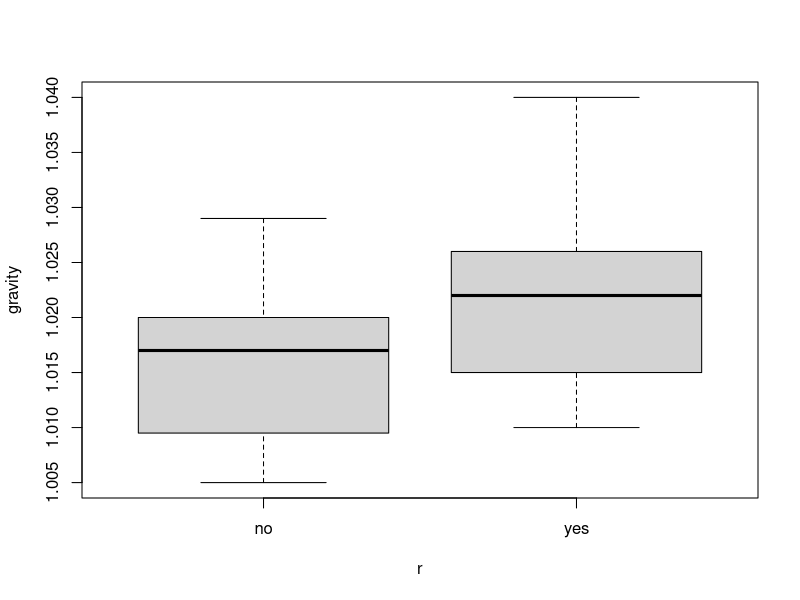
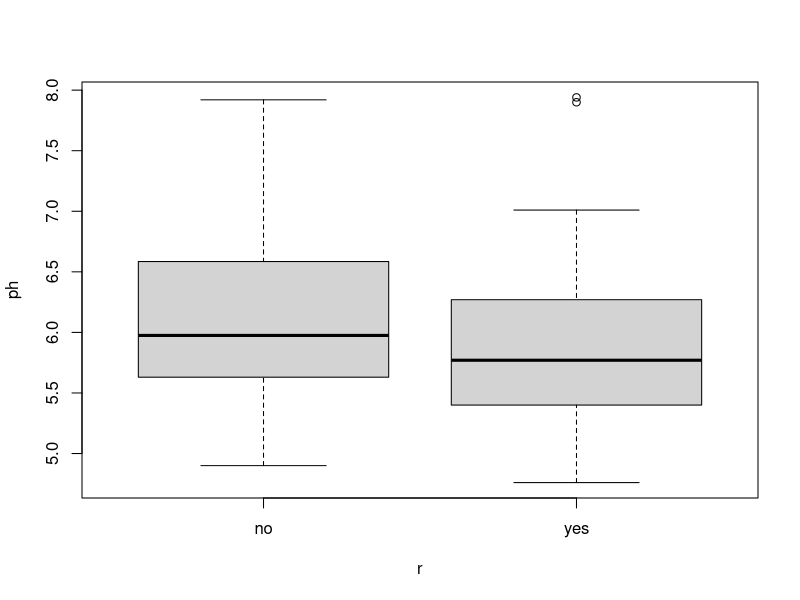
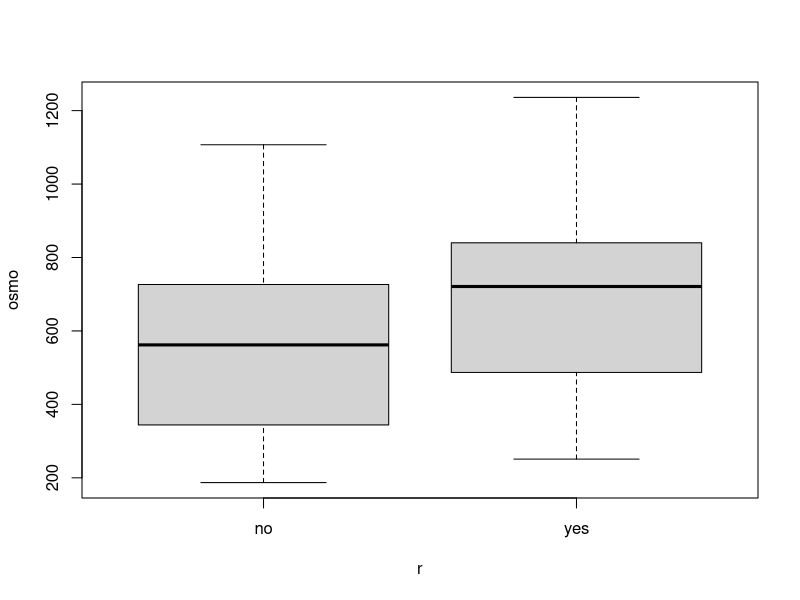
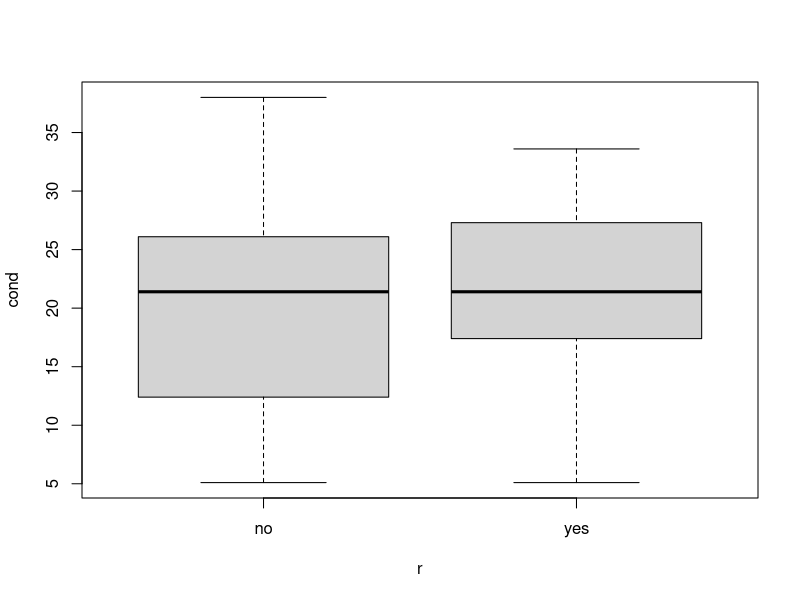
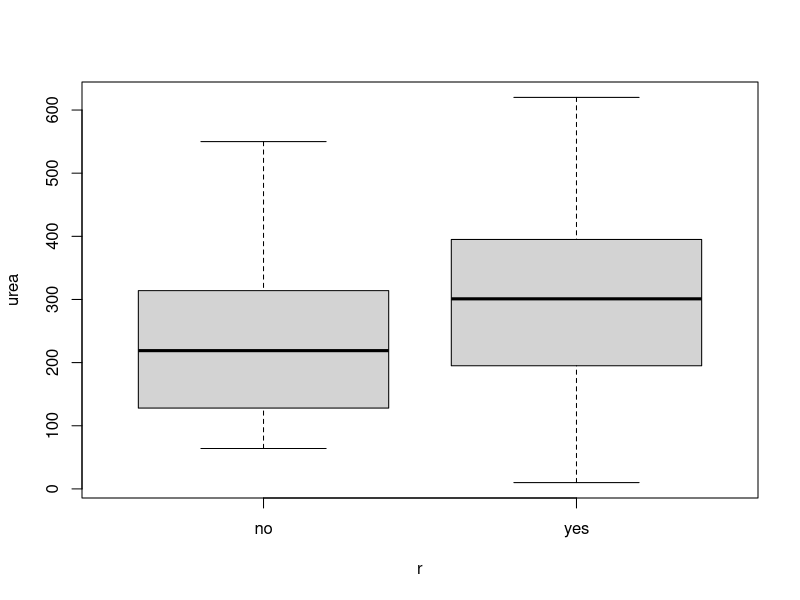
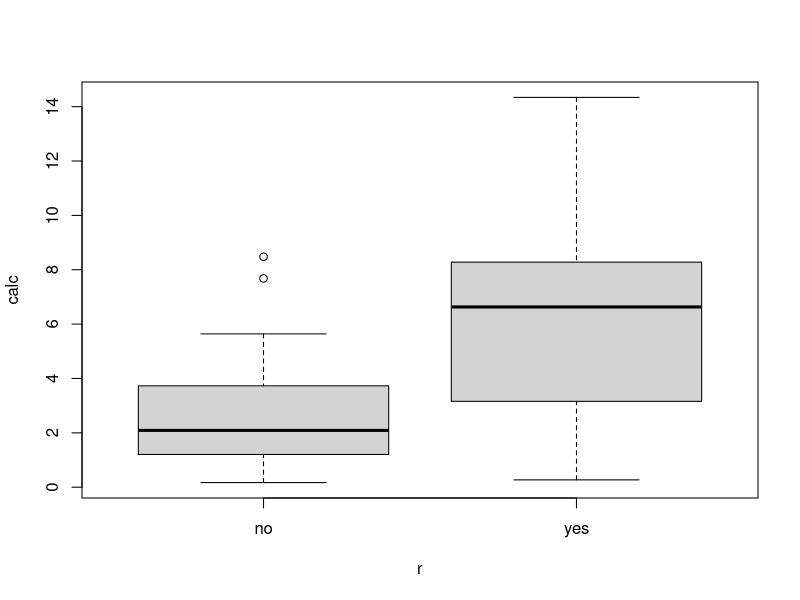
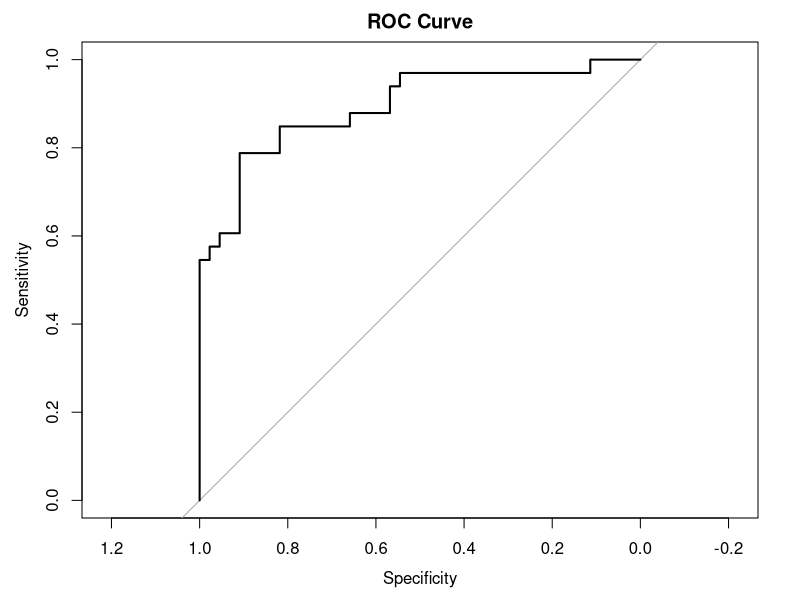

Here is the R script that generated these plots, in order:
## ---- chunk 1
# Global chunk options
knitr::opts_chunk$set(echo = TRUE, warning = FALSE, message = FALSE)
## ---- chunk 2
qnorm(1 - 0.05/2)
qchisq(1 - 0.05, df = 1)
# same for Q2
## ---- chunk 3
library(boot)
data("urine", package = "boot") 

# ?urine

urine <- urine[-c(1, 55), ]
urine$r <- factor(urine$r, levels = c("0", "1"), labels = c("no", "yes"))

summary(urine)

boxplot(gravity ~ r, data = urine)
boxplot(ph ~ r, data = urine)
boxplot(osmo ~ r, data = urine)
boxplot(cond ~ r, data = urine)
boxplot(urea ~ r, data = urine)
boxplot(calc ~ r, data = urine)
## ---- chunk 4
# model
lr_full <- glm(r ~ gravity + ph + osmo + cond + urea + calc, data = urine, family = binomial)

# intercept-only model
lr_incp <- glm(r ~ 1, data = urine, family = binomial)

summary(lr_full)

# likelihood ratio test
anova(lr_incp, lr_full, test = "Chisq")
## ---- chunk 5
library(MASS)

# model obtained using backward selection
bkwd_model <- step(lr_full, direction = "backward")

summary(bkwd_model)

AIC(bkwd_model)
## ---- chunk 6
# Install if needed:
# install.packages("pROC")

library(pROC)

# Predicted probabilities from selected model
prob <- predict(bkwd_model, type = "response")

# Create ROC object
model_roc <- roc(urine$r, prob)

# ROC curve
plot(model_roc, main = "ROC Curve")

auc(model_roc)

# best probability threshold
best_coords <- coords(model_roc, "best", ret = c("threshold", "sensitivity", "specificity"))

best_coords
## ---- chunk 7
# Extract optimal threshold
threshold <- 0.4830697

# prediction classes based on threshold above
pred_class <- ifelse(prob > threshold, "yes", "no")
pred_class <- factor(pred_class, levels = c("no", "yes"))

# confusion matrix
conf_matrix <- table(Predicted = pred_class, Actual = urine$r)

conf_matrix

TN <- conf_matrix["no", "no"]
TP <- conf_matrix["yes", "yes"]
FP <- conf_matrix["yes", "no"]
FN <- conf_matrix["no", "yes"]

TPR <- TP / (TP + FN)   # Sensitivity
FPR <- FP / (FP + TN)   # False Positive Rate
PPV <- TP / (TP + FP)   # Positive Predictive Value
NPV <- TN / (TN + FN)   # Negative Predictive Value

TPR
FPR
PPV
NPV
## ---- chunk 8
# Read data
elephant <- read.csv("elephant.csv")

# Inspect data
str(elephant)
summary(elephant)

poisson_model <- glm(MATINGS ~ AGE, data = elephant, family = poisson)

summary(poisson_model)
## ---- chunk 9
# Wald CI
confint(poisson_model)
exp(confint(poisson_model)["AGE", ])
## ---- chunk 10
new_data <- data.frame(AGE = 31)

pred <- predict(poisson_model, new_data, se.fit = TRUE)

lambda_hat <- exp(pred$fit)
lambda_hat

# 95% CI on log scale
lower_log <- pred$fit - 1.96 * pred$se.fit
upper_log <- pred$fit + 1.96 * pred$se.fit

lower <- exp(lower_log)
upper <- exp(upper_log)

c(lower, upper)
## ---- chunk 11
anova(poisson_model, test = "Chisq")
## ---- chunk 12
quad_model <- glm(MATINGS ~ AGE + I(AGE^2),
                data = elephant,
                family = poisson)

summary(quad_model)

anova(poisson_model, quad_model, test = "Chisq")
AIC(poisson_model, quad_model)

b1 <- coef(quad_model)["AGE"]
b2 <- coef(quad_model)["I(AGE^2)"]

max_age <- -b1 / (2 * b2)
max_age
